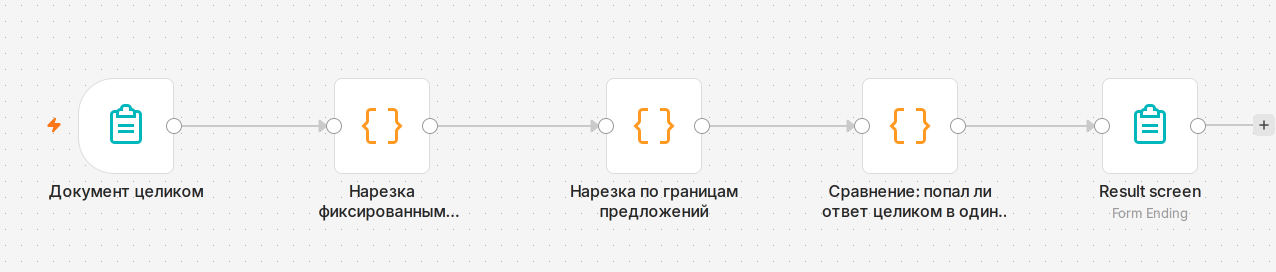
#> input picture library/seminars/sem-10/stend/n8n-screenshots-raw/case2-canvas.png, 2552 x 544 px (shown at 1/2 size)
$ python compose_case2_real_screens.py
#> lines starting #> are read from the running program, lines starting #| are printed output that depends on the picture
#!/usr/bin/env python3
"""Кейс 2 — сборка фигур слайда из НАСТОЯЩИХ скриншотов живого n8n, не из
программной схемы. Источник — `stend/n8n-screenshots-raw/` (`stend/README.md`,
раздел «Экран канваса n8n — ИСПРАВЛЕНО 2026-11-01»): реальные снимки
`case2-canvas.png`, `case2-fixed-chunk-panel.png`, `case2-structural-chunk-panel.png`,
сняты `stend/n8n_shots.py` на `n8n.lessons.tellian.io`.

Инструмент — Pillow, не ImageMagick: в этой рабочей среде `convert`/`montage`
не установлены (`which convert` → ничего), а требуемые операции (кроп,
склейка «бок о бок») Pillow делает без внешнего бинаря. Результат тот же —
обрезка лишнего и компоновка, без перерисовки пикселей исходного скриншота.

Выход — два файла в `rendered/figures/`, НОВЫМИ именами (не переписывают
прежнюю программную схему `case2-n8n-splitter-scheme.png`, которая остаётся
на диске как запись устройства прежнего решения, но слайдами больше не
используется — см. `stend/README.md`):

  - `case2-n8n-canvas-real.png`   — холст целиком (копия, без обрезки:
    снято уже кадрировано зумом «по размеру», лишнего по краям нет)
  - `case2-n8n-code-panels-real.png` — два code-узла («Нарезка фиксированным
    размером» и «Нарезка по границам предложений») БОК О БОК, каждый обрезан
    по нижней оранжевой подсказке интерфейса («Type $ for a list…», она же
    UI-подсказка n8n, не содержание узла) — найдено по смене цвета фона
    (белый → `#FDF9F1` на y≈1258 в оригинале 1382px), обрезка на y=965 с
    запасом в 15px до начала 13-й строки кода, чтобы строка не резалась.

Запуск: `python3 compose_case2_real_screens.py` (из `rendered/`).
"""
from pathlib import Path
from PIL import Image

HERE = Path(__file__).resolve().parent
RAW = HERE.parent / "stend" / "n8n-screenshots-raw"
OUT = HERE / "figures"
OUT.mkdir(exist_ok=True)

CROP_H = 965   # высота кропа каждой панели — см. докстринг модуля
GAP = 28       # белый зазор между панелями


def canvas():
    src = RAW / "case2-canvas.png"
    im = Image.open(src).convert("RGB")
#> im is the input picture: PIL image 2552x544 RGB; mean R, G, B 242.1, 242.4, 242.1
    im.save(OUT / "case2-n8n-canvas-real.png")
    print("  case2-n8n-canvas-real.png", im.size)
#|   case2-n8n-canvas-real.png (2552, 544)


def code_panels():
    fixed = Image.open(RAW / "case2-fixed-chunk-panel.png").convert("RGB").crop(
        (0, 0, 1286, CROP_H))
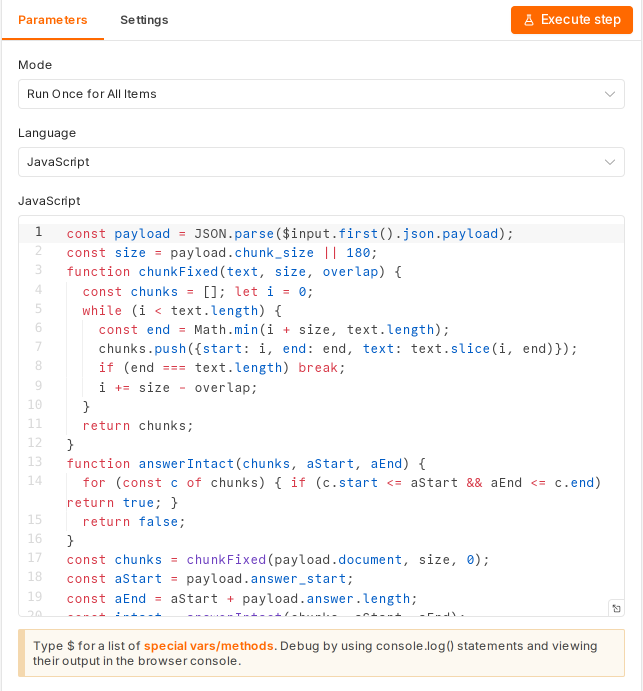
#> input picture library/seminars/sem-10/stend/n8n-screenshots-raw/case2-fixed-chunk-panel.png, 1286 x 1382 px (shown at 1/2 size)
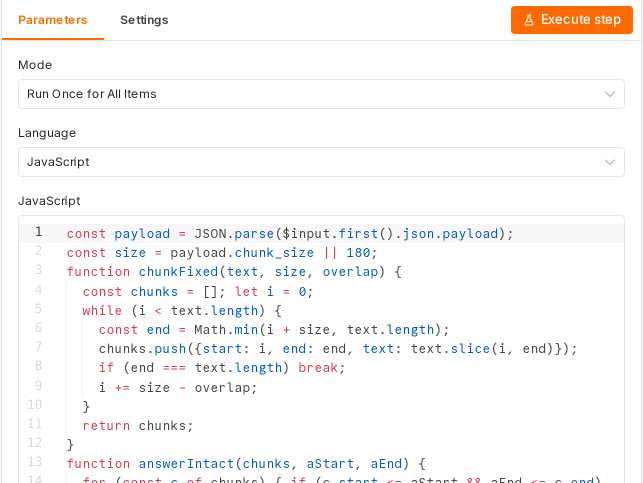
#> fixed: PIL image 1286x965 RGB (shown at 1/2 size); mean R, G, B 249.7, 248.2, 248
    struct = Image.open(RAW / "case2-structural-chunk-panel.png").convert("RGB").crop(
        (0, 0, 1286, CROP_H))
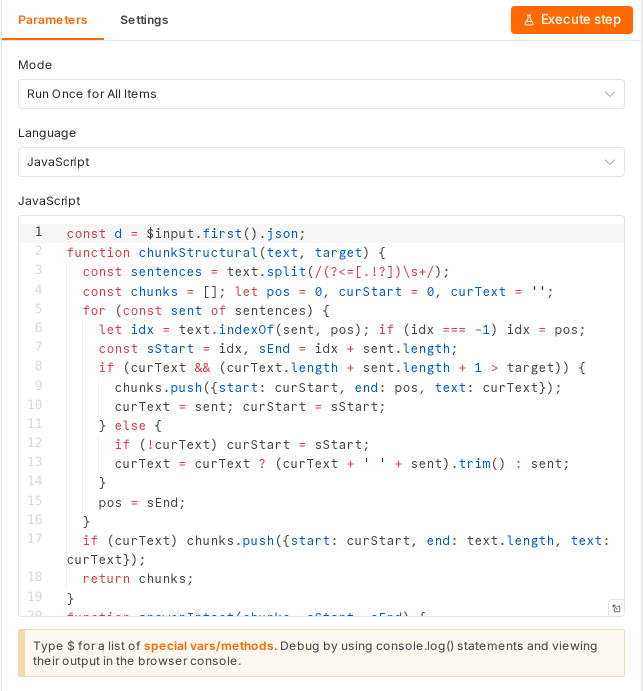
#> input picture library/seminars/sem-10/stend/n8n-screenshots-raw/case2-structural-chunk-panel.png, 1286 x 1382 px (shown at 1/2 size)
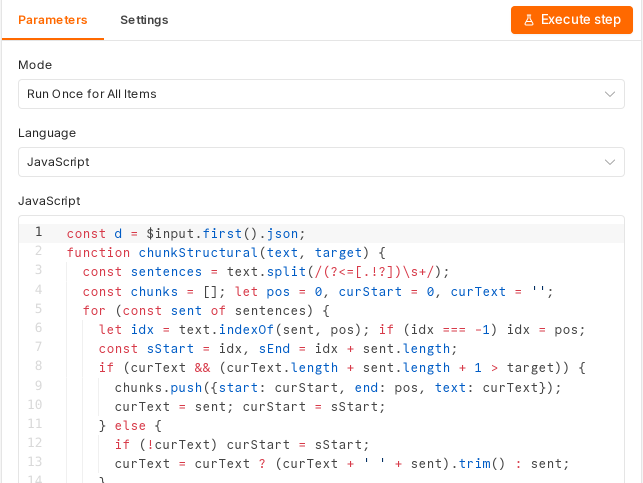
#> struct: PIL image 1286x965 RGB (shown at 1/2 size); mean R, G, B 249, 247.3, 247.1
    w = fixed.width + GAP + struct.width
#> w = 2600
    h = CROP_H
    im = Image.new("RGB", (w, h), (255, 255, 255))
#> im: PIL image 2600x965 RGB; every value is 255
    im.paste(fixed, (0, 0))
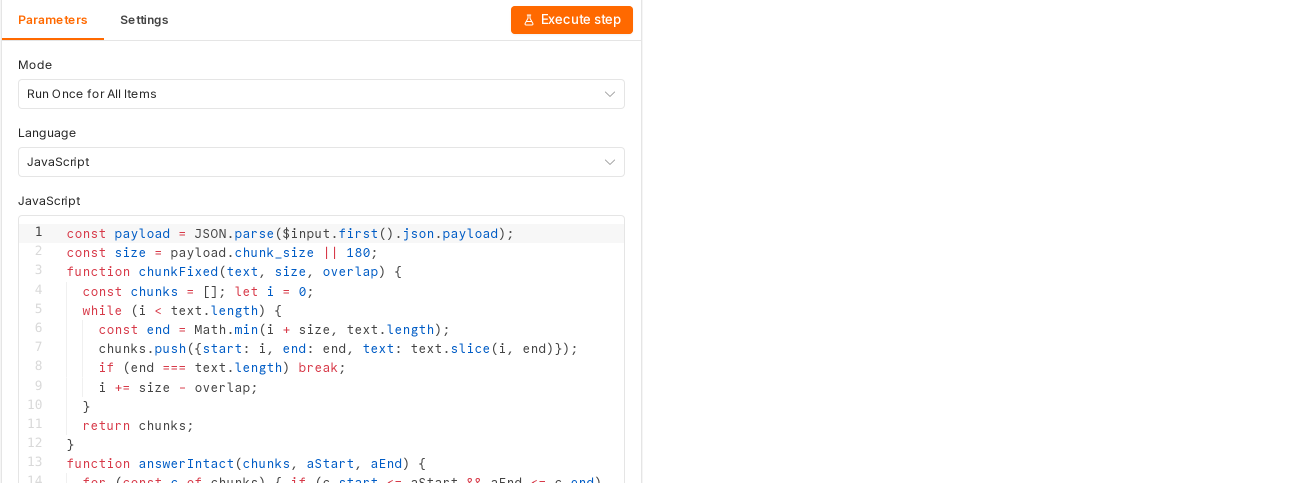
#> im: PIL image 2600x965 RGB (shown at 1/2 size); mean R, G, B 252.4, 251.6, 251.5
    im.paste(struct, (fixed.width + GAP, 0))
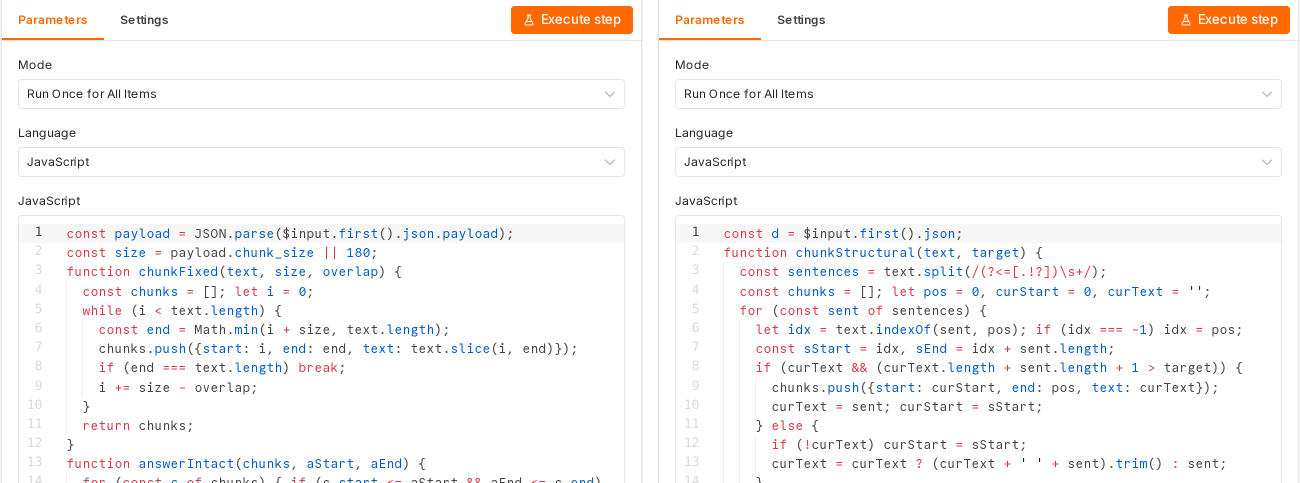
#> im: PIL image 2600x965 RGB (shown at 1/2 size); mean R, G, B 249.4, 247.8, 247.6
    im.save(OUT / "case2-n8n-code-panels-real.png")
    print("  case2-n8n-code-panels-real.png", im.size)
#|   case2-n8n-code-panels-real.png (2600, 965)


if __name__ == "__main__":
    canvas()
    code_panels()
